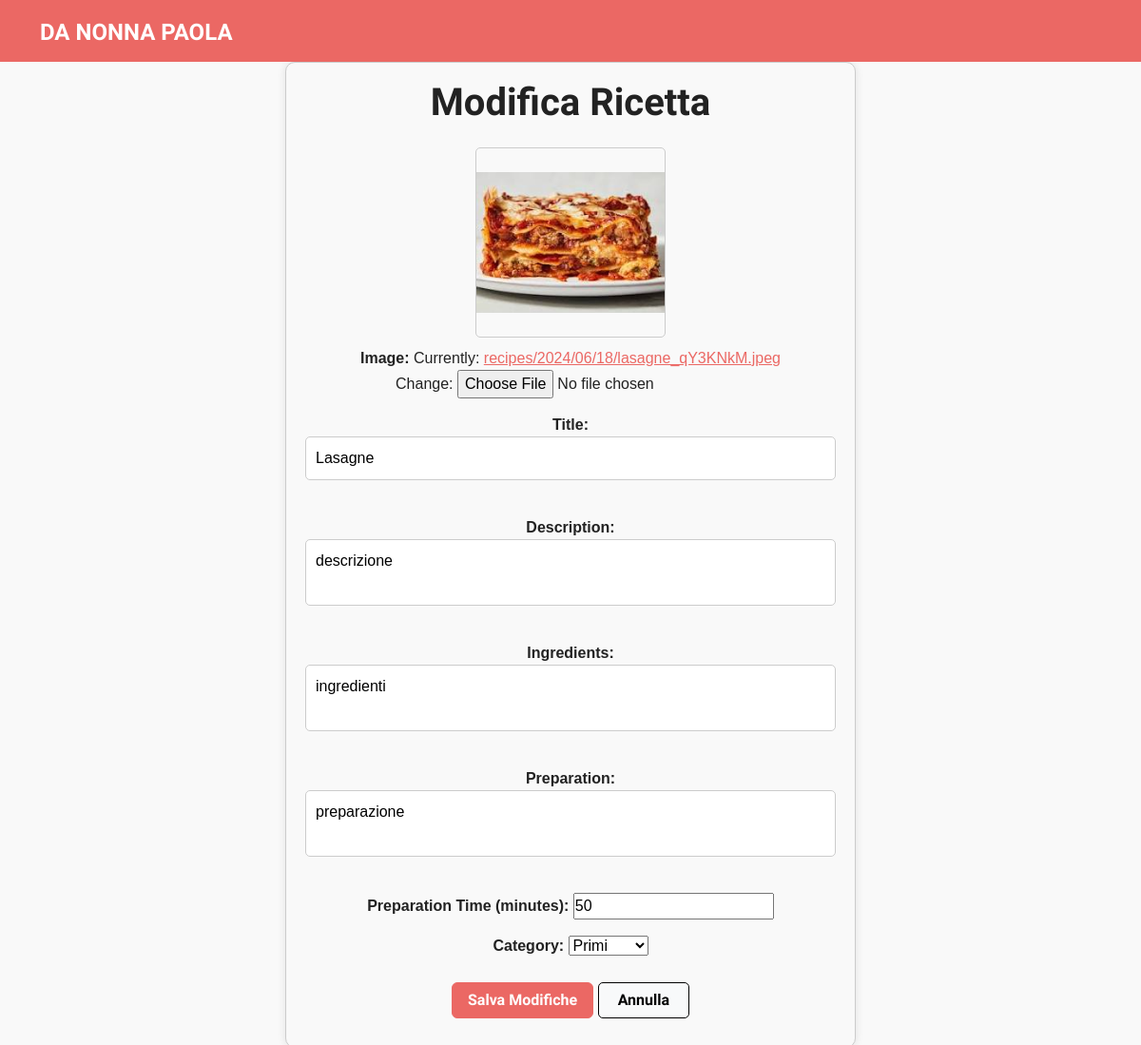
Screenshot of /edit-recipe/7/ (signed in) with the database file from the repository.
### pages/models.py (models this page shows, shortened)
class Recipe(models.Model):
    CATEGORY_CHOICES = [
        ('ANTIPASTI', 'Antipasti'),
        ('PRIMI', 'Primi'),
        ('SECONDI', 'Secondi'),
        ('DOLCI', 'Dolci')
    ]
    user = models.ForeignKey(settings.AUTH_USER_MODEL, related_name='recipes_created', on_delete=models.CASCADE)
    title = models.CharField(max_length=200)
    slug = models.SlugField(max_length=200, blank=True)
    image = models.ImageField(upload_to='recipes/%Y/%m/%d')
    description = models.TextField("Description")
    ingredients = models.TextField("Ingredients")
    preparation = models.TextField("Preparation")
    preparation_time = models.IntegerField("Preparation Time (minutes)", default=0)
    created = models.DateField(auto_now_add=True, db_index=True)
    likes = models.ManyToManyField(settings.AUTH_USER_MODEL, related_name='liked_recipes', blank=True)
    category = models.CharField(max_length=10, choices=CATEGORY_CHOICES, default='PRIMI')
    objects = models.Manager()

### pages/views.py (the view)
# urls.py: path('edit-recipe/<int:recipe_id>/', views.edit_recipe, name='edit_recipe'),
@login_required
def edit_recipe(request, recipe_id):
    recipe = get_object_or_404(Recipe, id=recipe_id)
    if request.user == recipe.user:
        if request.method == 'POST':
            form = RecipeCreateForm(request.POST, request.FILES, instance=recipe)
            if form.is_valid():
                form.save()
                return redirect('my-profile')  # Reindirizza dopo la modifica della ricetta
        else:
            form = RecipeCreateForm(instance=recipe)
        context = {
            'form': form,
            'recipe': recipe,
        }
        return render(request, 'pages/edit-recipe.html', context)
    else:
        return redirect('my-profile')

### pages/forms.py
class RecipeCreateForm(forms.ModelForm):
    class Meta:
        model = Recipe
        fields = ['image', 'title', 'description', 'ingredients', 'preparation', 'preparation_time', 'category']
        widgets = {
            'title': forms.Textarea(attrs={
                'placeholder': 'Inserisci il titolo',
                'class': 'textarea',
                'rows': 1,
                'cols': 40
            }),
            'description': forms.Textarea(attrs={
                'placeholder': 'Inserisci la descrizione',
                'class': 'textarea',
                'rows': 2,
                'cols': 40
            }),
            'ingredients': forms.Textarea(attrs={
                'placeholder': 'Inserisci gli ingredienti',
                'class': 'textarea',
                'rows': 2,
                'cols': 40
            }),
            'preparation': forms.Textarea(attrs={
                'placeholder': 'Inserisci la preparazione',
                'class': 'textarea',
                'rows': 2,
                'cols': 40
            }),
        }

### pages/templates/pages/edit-recipe.html (shortened to what this page needs)
<!DOCTYPE html>
<html lang="en">
<head>
    <link rel="stylesheet" href="https://bootswatch.com/5/journal/bootstrap.min.css">
</head>
<body>
<header>
    <nav class="navbar navbar-expand-lg navbar-dark bg-primary">
        <div class="container">
            <a class="navbar-brand" href="{% url 'my-profile' %}" style="font-size: 24px; text-align: center;">DA NONNA PAOLA</a>
        </div>
    </nav>
</header>
<main>
    <div class="container">
        <div class="profile-form">
            <h1>Modifica Ricetta</h1>
            <form method="POST" enctype="multipart/form-data" action="{% url 'edit_recipe' recipe_id=recipe.id %}">
                <div id="image-preview-container" class="image-preview" >
                    <div id="preview-container">
                        <img id="image-preview" src="{{ form.instance.image.url }}" alt="Preview dell'immagine" >
                    </div>
                </div>
                {{ form.as_p }}
                <input class="btn btn-primary" type="submit" value="Salva Modifiche">
                <a class="btn btn-light" href="{% url 'my-profile' %}" style="line-height:16px;">Annulla</a>
            </form>
        </div>
    </div>
</main>
</body>
</html>

### pages/templates/pages/edit-recipe.html (style rules this page uses)
* { margin: 0; padding: 0; box-sizing: border-box; }
body { font-family: Arial, sans-serif; background-color: #f9f9f9; }
header { width: 100%; }
main { display: flex; justify-content: center; align-items: center; min-height: 100vh; }
.profile-form { padding: 20px; border: 1px solid #ccc; border-radius: 10px; box-shadow: 0 0 10px rgba(0, 0, 0, 0.1); background-color: #f9f9f9; text-align: center; max-width: 600px; margin: 0 auto; }
.profile-form h1 { margin-bottom: 20px; }
.profile-form label { font-weight: bold; }
.profile-form input[type="text"], .profile-form textarea { width: 100%; padding: 10px; margin-bottom: 15px; border: 1px solid #ccc; border-radius: 5px; height: auto; overflow-y: hidden; }
.profile-form textarea { resize: none; }
.profile-form button[type="submit"], .profile-form a.btn { margin-top: 10px; margin-bottom: 10px; padding: 10px 20px; border-radius: 5px; cursor: pointer; }
.profile-form .btn-light { border: 1px solid #000; }
.image-preview { display: flex; justify-content: center; margin-bottom: 10px; }
#preview-container { width: 200px; height: 200px; display: flex; justify-content: center; align-items: center; overflow: hidden; border-radius: 5px; border: 1px solid #ccc; margin-top: 5px; }
#preview-container img { width: 100%; height: auto; display: block; margin: 0 auto; }

### rows the page displays
Recipe: instance.image (picture), title "Lasagne", description "descrizione", ingredients "ingredienti", preparation "preparazione", preparation_time "50", category "Primi"
